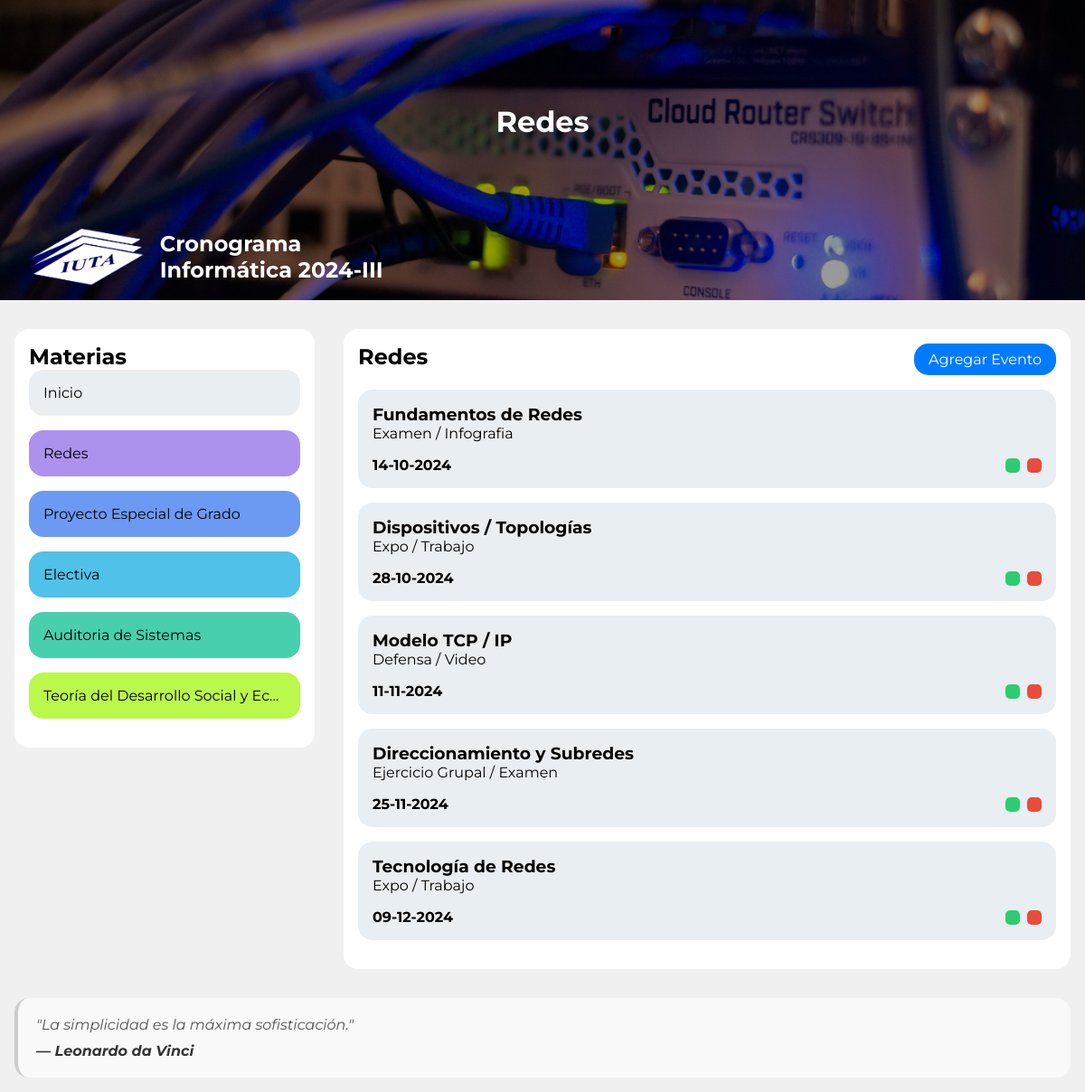
The page / on the database its author committed.
### tables this page shows
CREATE TABLE `mat1` (
  `id` int(11) NOT NULL,
  `title` varchar(255) NOT NULL,
  `description` varchar(255) NOT NULL,
  `date` date NOT NULL
);

### index.php (the view, shortened to what this page needs)
<?php
$con = connection();
$sql = "SELECT * FROM mat1";
$query = mysqli_query($con, $sql);
?>
<!DOCTYPE html>
<html lang="es">
<head>
  <link rel="stylesheet" href="./css/style.css">
</head>
<body>
  <nav class="mat1">
    <h2>Redes</h2>
    <div>
      <img src="img/logo.png" alt="">
      <h1>Cronograma<br>Informática 2024-III</h1>
    </div>
  </nav>
  <div class="container">
    <aside>
      <h2>Materias</h2>
      <ul>
        <a href="#">
          <li class="btn">Inicio</li>
        </a>
        <a href="#">
          <li class="btn1">Redes</li>
        </a>
        <a href="#">
          <li class="btn2">Proyecto Especial de Grado</li>
        </a>
        <a href="#">
          <li class="btn3">Electiva</li>
        </a>
        <a href="#">
          <li class="btn4">Auditoria de Sistemas</li>
        </a>
        <a href="#">
          <li class="btn5">Teoría del Desarrollo Social y Económico</li>
        </a>
      </ul>
    </aside>
    <main>
      <div class="flex">
        <h2>Redes</h2>
        <a class="btn-add" id="myLink">Agregar Evento</a>
      </div>
      <?php while ($row = mysqli_fetch_array($query)): ?>
        <div class="card" id="card-<?= $row['id'] ?>" data-id="<?= $row['id'] ?>">
          <h3><?= $row['title'] ?></h3>
          <p><?= $row['description'] ?></p>
          <div>
            <h4><?= date("d-m-Y", strtotime($row['date'])); ?></h4>
            <div>
              <a class="edit" href="" data-id="<?= $row['id'] ?>"><ion-icon name="pencil"></ion-icon></a>
              <a class="delete" href="delete_event.php?id=<?= $row['id'] ?>"><ion-icon name="trash"></ion-icon></a>
            </div>
          </div>
        </div>
      <?php endwhile; ?>
    </main>
  </div>
  <blockquote class="cita">
    <p>"La simplicidad es la máxima sofisticación."</p>
    <cite>— Leonardo da Vinci</cite>
  </blockquote>
</body>
</html>

### css/style.css (style rules this page uses)
* { font-family: "Montserrat", sans-serif; font-optical-sizing: auto; margin: 0; padding: 0; }
body { width: 100%; margin: auto; background-color: #f0f0f0; }
nav { display: flex; align-items: center; justify-content: end; flex-direction: column; height: 40vh; max-height: 300px; background-position: center; background-repeat: no-repeat; background-size: cover; padding: 1rem; color: #fff; margin-bottom: 1rem; }
nav h2 { margin: auto 0; font-size: 2em; text-align: center; }
nav > div { align-self: flex-start; display: flex; align-items: center; }
nav img { object-fit: contain; height: 4rem; margin: 0 1rem; }
.flex { display: flex; padding-bottom: 1rem; justify-content: space-between; width: 100%; }
.flex h2 { display: inline; }
.btn-add { padding: 0.5rem 1rem; background-color: #007bff; color: white; border: none; border-radius: 1rem; cursor: pointer; transition: background-color 0.3s; display: flex; align-items: center; justify-content: center; gap: 0.4rem; }
.mat1 { background-image: linear-gradient(rgba(0, 0, 0, 0.4), rgba(0, 0, 0, 0.4)), url(../img/backgraundMat1.jpg); }
a { color: inherit; text-decoration: none; }
.container { display: flex; flex-wrap: nowrap; }
aside, main { background-color: #fff; border-radius: 1rem; margin: 1rem; padding: 1rem; }
aside { width: 30%; height: fit-content; max-width: 300px; }
aside ul li { list-style-type: none; margin-bottom: 1rem; padding: 1rem; border-radius: 1rem; white-space: nowrap; overflow: hidden; text-overflow: ellipsis; }
main { overflow-y: auto; width: 100%; }
.btn { background-color: #e9eef2; }
.btn1 { background-color: #ac92ed; }
.btn2 { background-color: #6c9af2; }
.btn3 { background-color: #50c1e9; }
.btn4 { background-color: #48cfae; }
.btn5 { background-color: #baf84b; }
.cita { font-style: italic; border-left: 4px solid #ccc; padding: 20px; margin: 1rem; color: #555; background-color: #f9f9f9; border-radius: 1rem; }
.cita cite { display: block; margin-top: 10px; font-weight: bold; color: #333; }
.card { background-color: #e9eef2; border-radius: 1rem; padding: 1rem; margin-bottom: 1rem; }
.card p { margin-bottom: 1rem; }
.card div { display: flex; align-items: center; gap: 0.5rem; }
.card div h4 { display: inline; margin-right: auto; }
.edit { background-color: #2ecc71; color: #fff; padding: 0.5rem; border-radius: 5px; }
.delete { background-color: #e74c3c; color: #fff; padding: 0.5rem; border-radius: 5px; }

### rows shown on the page
mat1: title "Fundamentos de Redes", description "Examen / Infografia", date "14-10-2024"
mat1: title "Dispositivos / Topologías", description "Expo / Trabajo", date "28-10-2024"
mat1: title "Modelo TCP / IP", description "Defensa / Video", date "11-11-2024"
mat1: title "Direccionamiento y Subredes", description "Ejercicio Grupal / Examen", date "25-11-2024"
mat1: title "Tecnología de Redes", description "Expo / Trabajo", date "09-12-2024"
